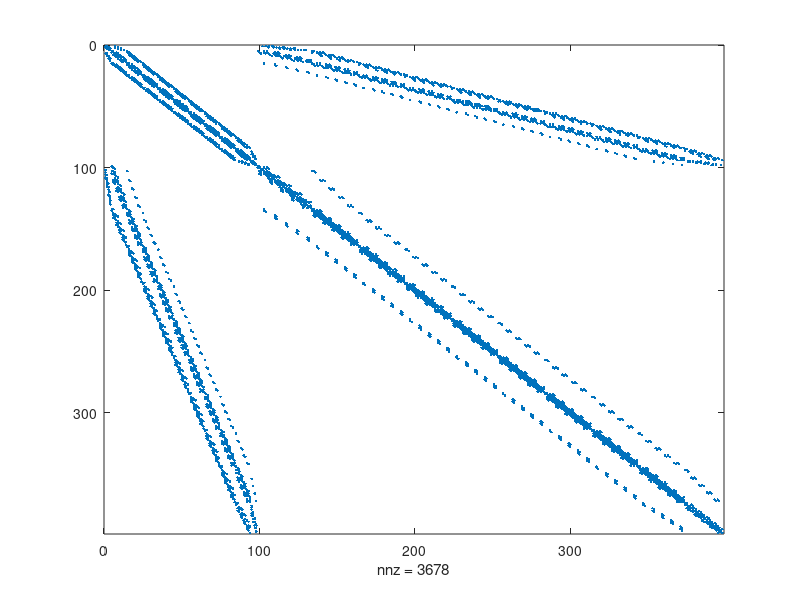

MATLAB code for this plot: (Note: this script raises an error after producing the figure.)
load('bfwa398.mat');
A = Problem.A;
spy(A);
c = nnz(A);
b = ones(size(A),1);

%A1 = inv(A)
%spy(A1)

%A1*b

%gaussElim(A,b)


[L,U,P,Q] = lu(A);
spy(U);

rand('seed',0)
##e = ones (n , 1 );
##A = spdiags ( [ e -2*e e ] , [-10 0 10] , n , n ) ;
%spy(A)
time1 = zeros(10,5);
%b = rand(n,1)
k=0;
%[L,U,P,Q] = lu(A);
n = 500;

##while (n < 8001)
##  k = k + 1;
##  e = ones (n , 1 );
##  A = spdiags ( [ e -2*e e ] , [-10 0 10] , n , n ) ;
##  
##  for i = 1:10
##    b = rand(n,1);
##    tic();
##    [L,U,P,Q] = lu(A);
##    Q*(U\(L\(P*b)));
##    time1(i,k) = toc();
##  end
##  n = n * 2;
##end
##
##InverseTime = zeros(1,5);
##LUPQTime = zeros(1,5);
##BackslashTime = zeros(1,5);
##
##for i = 1:5
##  InverseTime(1,i) = sum(time(:,i))/10;
##  LUPQTime(1,i) = sum(time1(:,i))/10;
##  BackslashTime(1,i) = sum(time2(:,i))/10;
##end

x = [500,1000,2000,4000,8000];


loglog(x,BackslashTime,'LineWidth',2,x,LUPQTime,'LineWidth',2,x,InverseTime,'LineWidth',2);
axis([500 8000]);
h = legend('Backslash-Operator Rechnung','LUPQ-Zerlegung Rechnung','Inverse Matrix Rechnung',"location", "northwest");
set(h,'Fontsize',22,'color','none');
legend boxoff;


xlabel('Anzahl der Zeilen der quadratischen Matrix','FontSize',22);
ylabel('Rechenzeit in Sekunden','FontSize',22);
